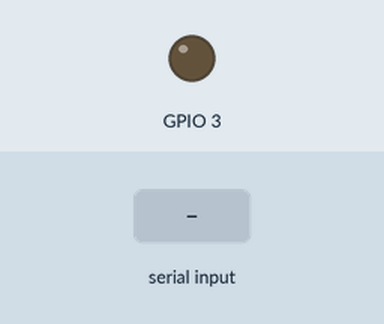
Bench run of a sketch on a simulated ESP32. On the bench: output pins drawn as LEDs (lit = HIGH). The test bench sets the inputs (shaded band). Nothing arrives over Bluetooth unless stated.

Above: at 2.8 s.
2.9 s: "1" received over the second serial link
At 4.9 s:
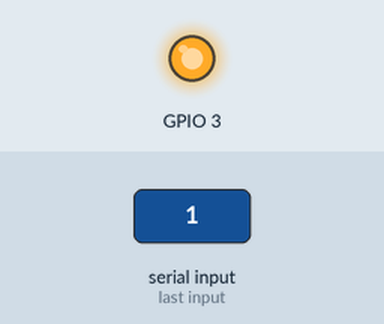
5.5 s: "2" received over the second serial link
At 7.3 s:
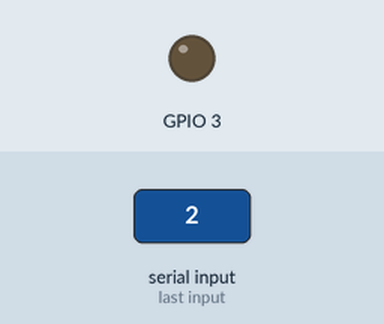
Timing chart, 0 to 8.8 s (numbered marks = the images above; inputs shaded):
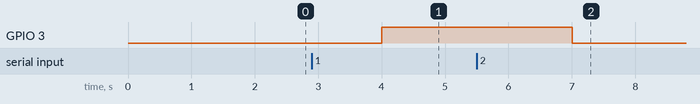

Measured:
- after the input at 2.9 s, GPIO 3: LOW → HIGH after 1.1 s
- after the input at 5.5 s, GPIO 3: HIGH → LOW after 1.5 s

The sketch:

20201113_practice_bluetooth.ino
```cpp
#include <BluetoothSerial.h>
BluetoothSerial BTYU;
void setup()
{
  Serial.begin(115200);
  BTYU.begin("20201113_YU");//記得改名
  pinMode(3, OUTPUT);
}
void loop()
{
//  if (Serial.available())
//  {
//    String data = Serial.readString();
//    BTYU.println(data);
//  }
  if (BTYU.available())
  {
    BTYU.println("ESP GET");
    String data2 = BTYU.readString();
    if (data2 == "1")
    {
      digitalWrite(3, HIGH);
      BTYU.println("LED ON");
    }
    else if (data2 == "2")
    {
      digitalWrite(3, LOW);
      BTYU.println("LED OFF");
    }
  }
  delay(1000);
}
```
